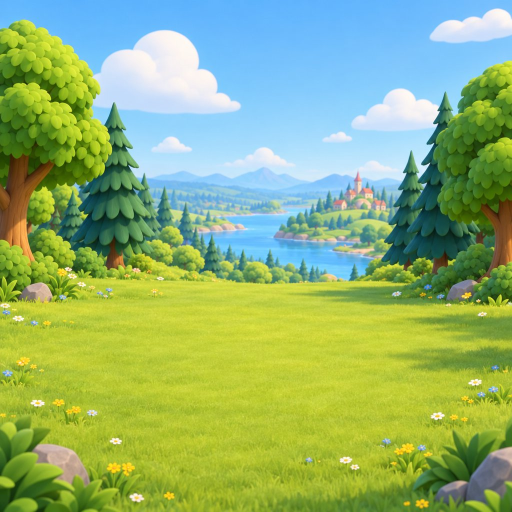
#> input picture unity/Assets/_Game/Art/Resources/Backgrounds/bg_meadow.jpg, 1024 x 1024 px, found by its file name (shown at 1/2 size); its folder holds 3 pictures in this run
$ python store_cover.py ../../unity/Assets/_Game/Art/Resources/Backgrounds/bg_beach.jpg ../../unity/Assets/_Game/Art/Resources/Backgrounds/bg_desert.jpg
#> lines starting #> are read from the running program, lines starting #| are printed output that depends on the picture
import sys, math
sys.path.insert(0,'/tmp/claude-0/-home-user/dc296321-e3cc-5c60-8e17-e2dafb292243/scratchpad/kvas')
from PIL import Image, ImageDraw, ImageFont, ImageFilter, ImageEnhance
R='/home/user/castlesandchest/unity/Assets/_Game/Art/Resources/'
OUT='/mnt/project-files/store/yandex_art/'
W,H=800,470
def crop(im): return im.crop(im.getchannel('A').point(lambda a:255 if a>8 else 0).getbbox())
def castle(n,h):
    im=crop(Image.open(R+f'Castles/castle_{n}/castle_{n}_full.png').convert('RGBA')); return im.resize((round(im.width*h/im.height),h),Image.LANCZOS)
def obj(p,h,rot=0):
    im=crop(Image.open(R+p).convert('RGBA')); im=im.resize((round(im.width*h/im.height),h),Image.LANCZOS)
    return im.rotate(rot,Image.BICUBIC,expand=True) if rot else im
def put(cv,im,cx,base,sh=0.45,haze=0.0):
    if haze:
        a=im.getchannel('A'); im=Image.blend(im,Image.new('RGBA',im.size,(214,232,240,255)),haze); im.putalpha(a)
    x=int(cx-im.width/2); y=int(base-im.height)
    if sh:
        e=Image.new('RGBA',(int(im.width*0.9),max(8,im.height//9)),(0,0,0,0)); ImageDraw.Draw(e).ellipse([0,0,e.width-1,e.height-1],fill=(30,50,20,int(255*sh)))
        e=e.filter(ImageFilter.GaussianBlur(6)); cv.alpha_composite(e,(int(cx-e.width/2),int(base-e.height*0.6)))
    cv.alpha_composite(im,(x,y))
b=Image.open(R+'Backgrounds/bg_meadow.jpg').convert('RGBA'); k=W/b.width; b=b.resize((W,round(b.height*k)),Image.LANCZOS)
#> after `k = W / b.width`: k = 0.781
#> after `b = b.resize((W, round(b.height * k)), Image.LANCZOS)`:
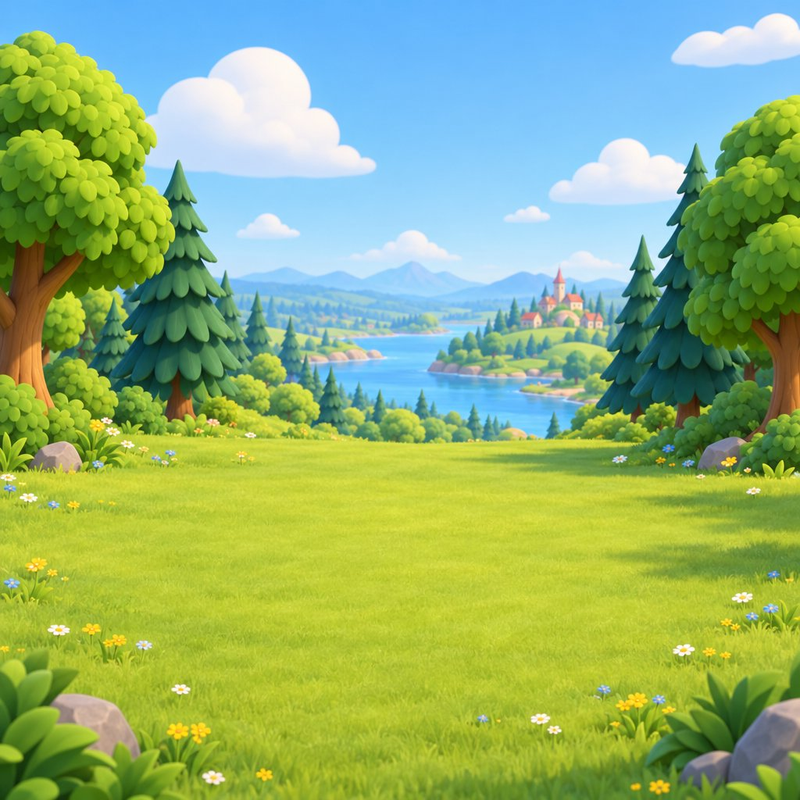
#> b: PIL image 800x800 RGBA; mean R, G, B, A 145, 179.3, 115.4, 255
cv=b.crop((0,int((b.height-H)*0.5),W,int((b.height-H)*0.5)+H))
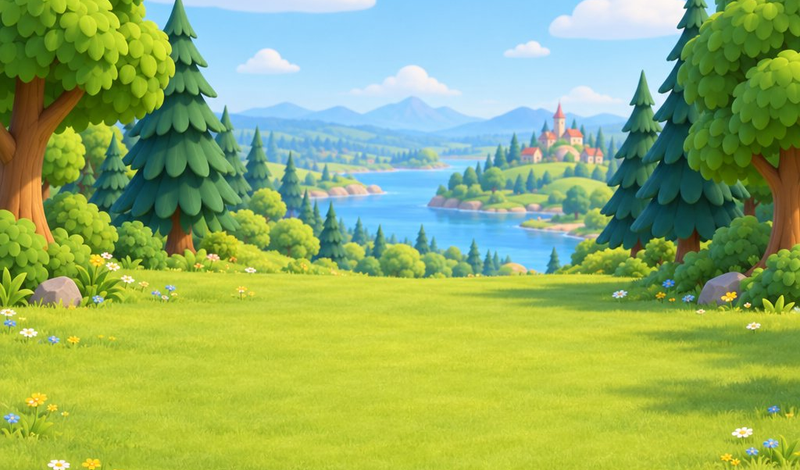
#> cv: PIL image 800x470 RGBA; mean R, G, B, A 145.9, 176.3, 102, 255
g=Image.new('RGBA',cv.size,(0,0,0,0)); ImageDraw.Draw(g).ellipse([300,60,780,380],fill=(255,244,200,120)); cv.alpha_composite(g.filter(ImageFilter.GaussianBlur(70)))
#> after `g = Image.new('RGBA', cv.size, (0, 0, 0, 0))`: g: PIL image 800x470 RGBA; every value is 0
#> after `ImageDraw.Draw(g).ellipse([300, 60, 780, 380], fill=(255, 244, 200, 12`:
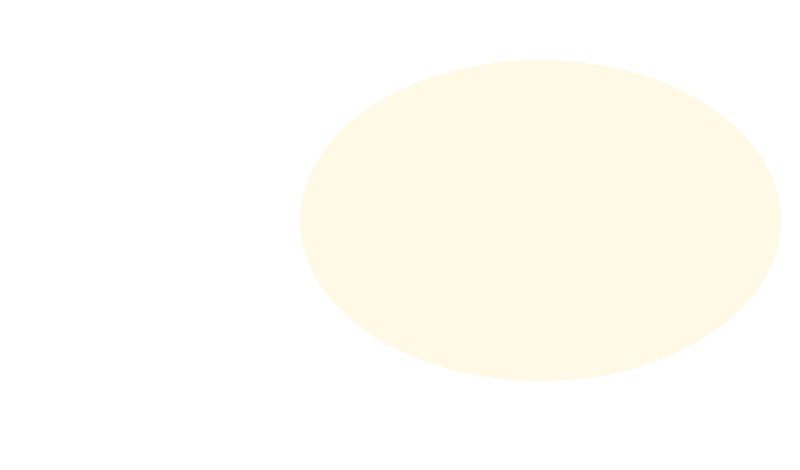
#> g: PIL image 800x470 RGBA; mean R, G, B, A 82.2, 78.6, 64.5, 38.7; transparent parts drawn white
#> after `cv.alpha_composite(g.filter(ImageFilter.GaussianBlur(70)))`:
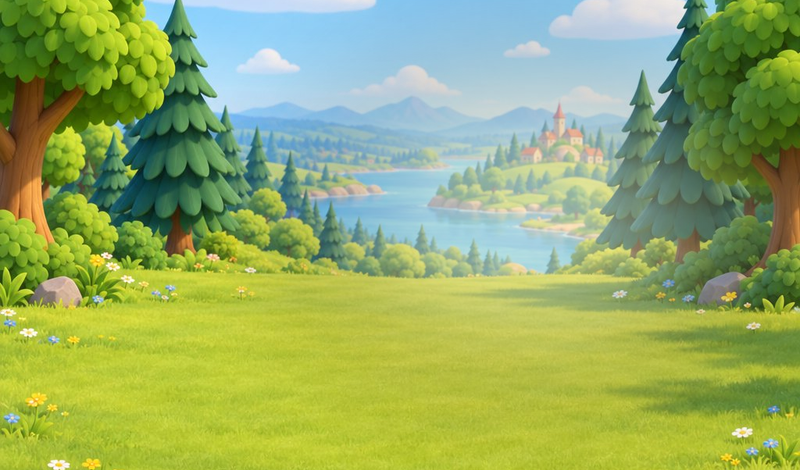
#> cv: PIL image 800x470 RGBA; mean R, G, B, A 148.9, 172.9, 101.7, 255
title=sys.argv[1]; fn=sys.argv[2]
# arc of five castles: far at the back left-centre, coming forward to the right
arc=[(15,350,236,128,0.32),(10,450,250,150,0.24),(7,560,290,180,0.14),(6,700,345,215,0.06),(2,560,465,265,0.0)]
arc=[(6,330,232,118,0.32),(10,440,248,145,0.24),(15,575,282,180,0.14),(7,688,355,205,0.06),(2,505,468,265,0.0)]
for n,cx,base,h,hz in arc: put(cv,castle(n,h),cx,base,0.35,hz)
#> (the run stopped early here; a loop or call above may not have finished)
